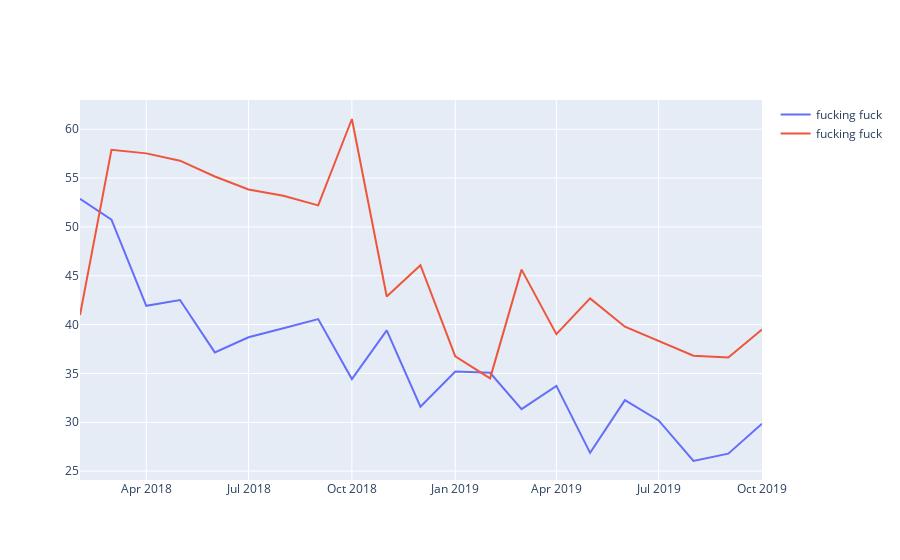

Notebook code for this chart:
### Code cell
# from matplotlib import pyplot as plt

# fix, ax = plt.subplots()
# ax.plot(test_date, y_test)
# ax.plot(test_date, y_pred)

# ax.legend()
# # ax.plot(y_test)
# # ax.plot(final_data_needed["Date"], final_data_needed["Close"])

# p = figure(plot_width=400, plot_height=400)
# p.circle('petal_length', 'petal_width', source=df)
# show(p)


fig = go.Figure()

show_df = pd.DataFrame({"y test": y_test.values, "y pred": y_pred}, index=test_date.values)
fig.add_trace(go.Scatter(x=show_df.index, y=show_df["y test"], name='fucking fuck'))
fig.add_trace(go.Scatter(x=show_df.index, y=show_df["y pred"], name='fucking fuck'))

# fig.add_trace() = px.line(x=show_df.index, y=show_df["y pred"], title='fucking fuck')
fig.show()
# y_test

# y_pred.shape

### Figure 1 — Plotly figure (JSON) as saved in the notebook; plotly's stock layout.template omitted (floating-point values rounded to 4 significant figures)
{"data": [{"name": "fucking fuck", "type": "scatter", "x": ["2018-02-01T00:00:00", "2018-03-01T00:00:00", "2018-04-01T00:00:00", "2018-05-01T00:00:00", "2018-06-01T00:00:00", "2018-07-01T00:00:00", "2018-08-01T00:00:00", "2018-09-01T00:00:00", "2018-10-01T00:00:00", "2018-11-01T00:00:00", "2018-12-01T00:00:00", "2019-01-01T00:00:00", "2019-02-01T00:00:00", "2019-03-01T00:00:00", "2019-04-01T00:00:00", "2019-05-01T00:00:00", "2019-06-01T00:00:00", "2019-07-01T00:00:00", "2019-08-01T00:00:00", "2019-09-01T00:00:00", "2019-10-01T00:00:00"], "y": [52.88, 50.74, 41.92, 42.52, 37.16, 38.7, 39.62, 40.56, 34.43, 39.41, 31.6, 35.2, 35.06, 31.34, 33.73, 26.87, 32.27, 30.19, 26.04, 26.78, 29.85]}, {"name": "fucking fuck", "type": "scatter", "x": ["2018-02-01T00:00:00", "2018-03-01T00:00:00", "2018-04-01T00:00:00", "2018-05-01T00:00:00", "2018-06-01T00:00:00", "2018-07-01T00:00:00", "2018-08-01T00:00:00", "2018-09-01T00:00:00", "2018-10-01T00:00:00", "2018-11-01T00:00:00", "2018-12-01T00:00:00", "2019-01-01T00:00:00", "2019-02-01T00:00:00", "2019-03-01T00:00:00", "2019-04-01T00:00:00", "2019-05-01T00:00:00", "2019-06-01T00:00:00", "2019-07-01T00:00:00", "2019-08-01T00:00:00", "2019-09-01T00:00:00", "2019-10-01T00:00:00"], "y": [40.97, 57.9, 57.53, 56.78, 55.16, 53.83, 53.18, 52.2, 61.05, 42.87, 46.08, 36.75, 34.5, 45.63, 39.02, 42.69, 39.78, 38.34, 36.82, 36.63, 39.5]}], "layout": {}}
